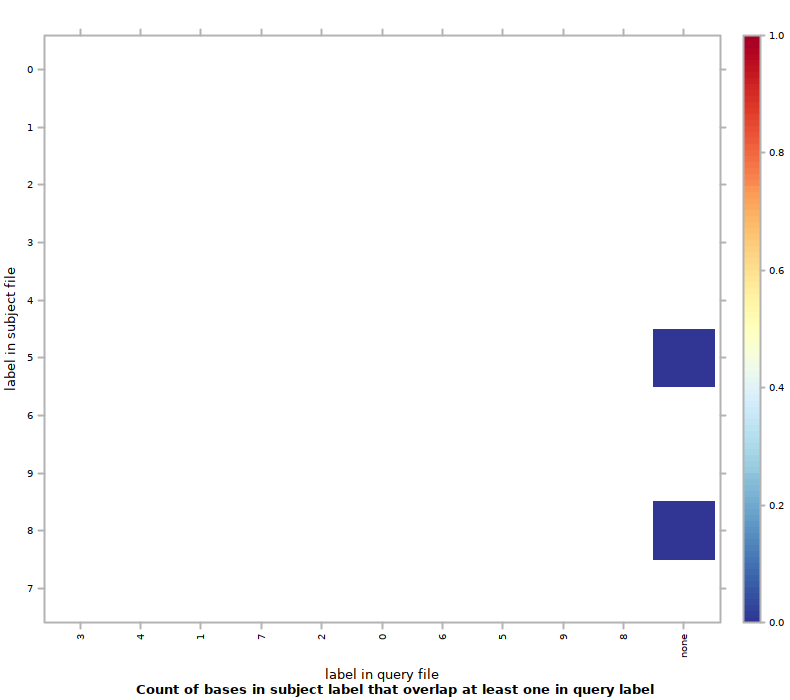

Source code (R):
#!/usr/bin/env Rscript
## transcript produced by Segtools 1.1.14

segtools.r.dirname <-
  system2("python",
          c("-c", "'import segtools; print segtools.get_r_dirname()'"),
          stdout = TRUE)

source(file.path(segtools.r.dirname, 'common.R'))
source(file.path(segtools.r.dirname, 'overlap.R'))
save.overlap.performance('./K5ex2bp50bp/overlap-ordered', 'overlap.performance', './K5ex2bp50bp/overlap-ordered/overlap.tab', row.normalize = 'FALSE', mnemonic_file = './K5ex2bp50bp/overlap-direct/mnemonics1_new.txt', clobber = FALSE, col_mnemonic_file = './K5ex2bp50bp/overlap-direct/mnemonics2_new.txt')
save.overlap.heatmap('./K5ex2bp50bp/overlap-ordered', 'overlap', './K5ex2bp50bp/overlap-ordered/overlap.tab', clobber = FALSE, col_mnemonic_file = './K5ex2bp50bp/overlap-direct/mnemonics2_new.txt', cluster = FALSE, max_contrast = FALSE, row.normalize = 'FALSE', mnemonic_file = './K5ex2bp50bp/overlap-direct/mnemonics1_new.txt')
